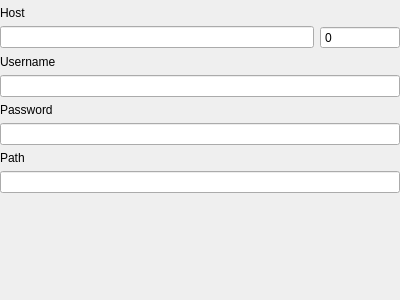
<?xml version="1.0" encoding="UTF-8"?>
<ui version="4.0">
 <class>FTPFormGeneralUI</class>
 <widget class="QWidget" name="FTPFormGeneralUI">
  <property name="geometry">
   <rect>
    <x>0</x>
    <y>0</y>
    <width>400</width>
    <height>300</height>
   </rect>
  </property>
  <property name="windowTitle">
   <string>General</string>
  </property>
  <layout class="QVBoxLayout" name="verticalLayout">
   <property name="spacing">
    <number>6</number>
   </property>
   <property name="leftMargin">
    <number>0</number>
   </property>
   <property name="topMargin">
    <number>6</number>
   </property>
   <property name="rightMargin">
    <number>0</number>
   </property>
   <property name="bottomMargin">
    <number>0</number>
   </property>
   <item>
    <widget class="QLabel" name="label">
     <property name="minimumSize">
      <size>
       <width>80</width>
       <height>0</height>
      </size>
     </property>
     <property name="baseSize">
      <size>
       <width>0</width>
       <height>0</height>
      </size>
     </property>
     <property name="text">
      <string>Host</string>
     </property>
     <property name="alignment">
      <set>Qt::AlignLeading|Qt::AlignLeft|Qt::AlignVCenter</set>
     </property>
    </widget>
   </item>
   <item>
    <layout class="QHBoxLayout" name="horizontalLayout">
     <item>
      <widget class="QLineEdit" name="hostLineEdit"/>
     </item>
     <item>
      <widget class="QSpinBox" name="portSpinBox">
       <property name="minimumSize">
        <size>
         <width>80</width>
         <height>0</height>
        </size>
       </property>
       <property name="toolTip">
        <string>Port</string>
       </property>
       <property name="buttonSymbols">
        <enum>QAbstractSpinBox::NoButtons</enum>
       </property>
       <property name="maximum">
        <number>65535</number>
       </property>
       <property name="stepType">
        <enum>QAbstractSpinBox::DefaultStepType</enum>
       </property>
      </widget>
     </item>
    </layout>
   </item>
   <item>
    <widget class="QLabel" name="label_3">
     <property name="minimumSize">
      <size>
       <width>80</width>
       <height>0</height>
      </size>
     </property>
     <property name="text">
      <string>Username</string>
     </property>
     <property name="alignment">
      <set>Qt::AlignLeading|Qt::AlignLeft|Qt::AlignVCenter</set>
     </property>
    </widget>
   </item>
   <item>
    <widget class="QLineEdit" name="usernameLineEdit"/>
   </item>
   <item>
    <widget class="QLabel" name="label_4">
     <property name="sizePolicy">
      <sizepolicy hsizetype="Preferred" vsizetype="Preferred">
       <horstretch>0</horstretch>
       <verstretch>0</verstretch>
      </sizepolicy>
     </property>
     <property name="minimumSize">
      <size>
       <width>80</width>
       <height>0</height>
      </size>
     </property>
     <property name="text">
      <string>Password</string>
     </property>
     <property name="alignment">
      <set>Qt::AlignLeading|Qt::AlignLeft|Qt::AlignVCenter</set>
     </property>
    </widget>
   </item>
   <item>
    <widget class="QLineEdit" name="passwordLineEdit">
     <property name="echoMode">
      <enum>QLineEdit::PasswordEchoOnEdit</enum>
     </property>
    </widget>
   </item>
   <item>
    <widget class="QLabel" name="label_5">
     <property name="minimumSize">
      <size>
       <width>80</width>
       <height>0</height>
      </size>
     </property>
     <property name="text">
      <string>Path</string>
     </property>
     <property name="alignment">
      <set>Qt::AlignLeading|Qt::AlignLeft|Qt::AlignVCenter</set>
     </property>
    </widget>
   </item>
   <item>
    <widget class="QLineEdit" name="pathLineEdit"/>
   </item>
   <item>
    <spacer name="verticalSpacer">
     <property name="orientation">
      <enum>Qt::Vertical</enum>
     </property>
     <property name="sizeHint" stdset="0">
      <size>
       <width>20</width>
       <height>40</height>
      </size>
     </property>
    </spacer>
   </item>
  </layout>
 </widget>
 <resources/>
 <connections/>
</ui>
